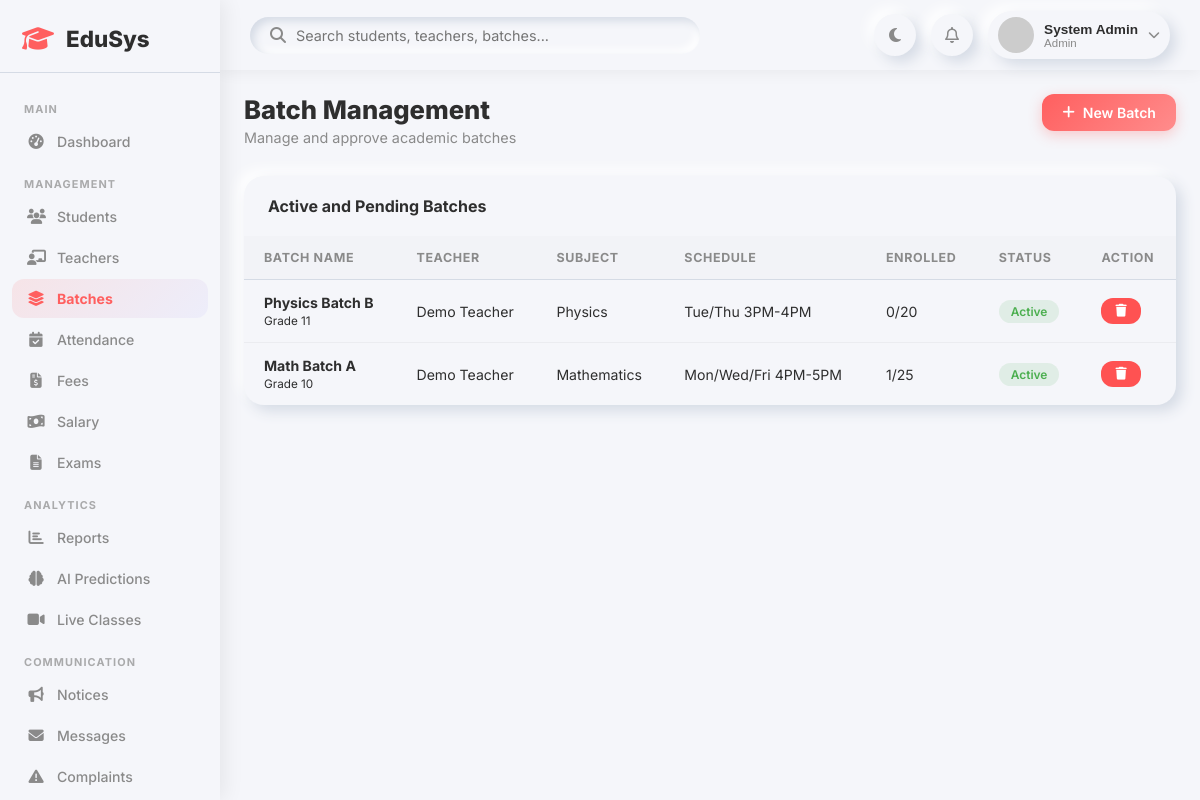
/admin/batches.php (signed in), run on the app's committed database.
### tables this page shows
CREATE TABLE IF NOT EXISTS batches (
    id INT AUTO_INCREMENT PRIMARY KEY,
    name VARCHAR(150) NOT NULL,
    teacher_id INT,
    subject_id INT,
    grade VARCHAR(20),
    schedule TEXT,
    max_students INT DEFAULT 30,
    status ENUM('active','inactive') DEFAULT 'active',
    created_at TIMESTAMP DEFAULT CURRENT_TIMESTAMP,
    FOREIGN KEY (teacher_id) REFERENCES teachers(id) ON DELETE SET NULL,
    FOREIGN KEY (subject_id) REFERENCES subjects(id) ON DELETE SET NULL
);

CREATE TABLE IF NOT EXISTS subjects (
    id INT AUTO_INCREMENT PRIMARY KEY,
    name VARCHAR(100) NOT NULL,
    code VARCHAR(20) UNIQUE,
    description TEXT,
    created_at TIMESTAMP DEFAULT CURRENT_TIMESTAMP
);

### admin/batches.php (the view, shortened to what this page needs)
<?php
require_once __DIR__ . '/../includes/auth.php';
$batches = $conn->query("
    SELECT b.*, u.name as teacher_name, sub.name as subject_name,
           (SELECT COUNT(*) FROM batch_students bs WHERE bs.batch_id=b.id) as enrolled
    FROM batches b
    LEFT JOIN teachers t ON b.teacher_id=t.id
    LEFT JOIN users u ON t.user_id=u.id
    LEFT JOIN subjects sub ON b.subject_id=sub.id
    ORDER BY CASE
        WHEN b.status = 'pending' OR b.status IS NULL OR b.status = '' THEN 0
        WHEN b.status = 'active' THEN 1
        ELSE 2
    END, b.id DESC
");
require_once '../includes/header.php';
?>
<div class="page-header">
    <div>
        <h1>Batch Management</h1>
        <p>Manage and approve academic batches</p>
    </div>
    <div class="page-actions">
        <button class="btn btn-primary" onclick="openModal('addBatchModal')"><i class="fa-solid fa-plus"></i> New Batch</button>
    </div>
</div>
<div class="table-card">
    <div class="table-header"><h3>Active and Pending Batches</h3></div>
    <div class="table-responsive">
        <table>
            <thead>
                <tr>
                    <th>Batch Name</th>
                    <th>Teacher</th>
                    <th>Subject</th>
                    <th>Schedule</th>
                    <th>Enrolled</th>
                    <th>Status</th>
                    <th>Action</th>
                </tr>
            </thead>
            <tbody>
                <?php if (!$batches || $batches->num_rows === 0): ?>
                <tr><td colspan="7" style="text-align:center;padding:30px;color:var(--text-secondary);">No batches found.</td></tr>
                <?php else: ?>
                <?php while ($b = $batches->fetch_assoc()):
                    $stat = trim($b['status']);
                    if ($stat === 'active') {
                        $badge = 'badge-success';
                        $stat_label = 'Active';
                    } elseif ($stat === 'rejected') {
                        $badge = 'badge-danger';
                        $stat_label = 'Rejected';
                    } else {
                        $badge = 'badge-warning';
                        $stat_label = 'Pending';
                    }
                ?>
                <tr>
                    <td><strong><?= htmlspecialchars($b['name']) ?></strong><br><small><?= htmlspecialchars($b['grade']) ?></small></td>
                    <td><?= htmlspecialchars($b['teacher_name'] ?? 'Unassigned') ?></td>
                    <td><?= htmlspecialchars($b['subject_name'] ?? '-') ?></td>
                    <td><?= htmlspecialchars($b['schedule'] ?: 'Not defined') ?></td>
                    <td><?= $b['enrolled'] ?>/<?= $b['max_students'] ?></td>
                    <td><span class="badge-pill <?= $badge ?>"><?= $stat_label ?></span></td>
                    <td>
                        <div style="display:flex;gap:5px;">
                            <form method="POST" onsubmit="return confirm('Delete batch?')" style="display:inline;">
                                <button class="btn btn-danger btn-sm" title="Delete"><i class="fa-solid fa-trash"></i></button>
                            </form>
                        </div>
                    </td>
                </tr>
                <?php endwhile; ?>
                <?php endif; ?>
            </tbody>
        </table>
    </div>
</div>
<?php require_once '../includes/footer.php'; ?>

### css/dashboard.css (style rules this page uses)
:root { --primary: #FF5F5F; --secondary: #6C63FF; --background: #F5F6FA; --text-primary: #2E2E2E; --text-secondary: #8A8A8A; --shadow-light: #ffffff; --shadow-dark: #d5dbe5; --neu: 6px 6px 14px var(--shadow-dark), -6px -6px 14px var(--shadow-light); --neu-sm: 4px 4px 8px var(--shadow-dark), -4px -4px 8px var(--shadow-light); --neu-in: inset 4px 4px 8px var(--shadow-dark), inset -4px -4px 8px var(--shadow-light); --success: #4CAF50; --danger: #FF5252; --warning: #FF9800; --info: #2196F3; --sidebar-width: 260px; }
* { margin: 0; padding: 0; box-sizing: border-box; }
body { font-family: 'Inter', sans-serif; background: var(--background); color: var(--text-primary); transition: background 0.3s, color 0.3s; }
.page-header { display: flex; justify-content: space-between; align-items: flex-start; margin-bottom: 30px; flex-wrap: wrap; gap: 15px; }
.page-header h1 { font-size: 1.6rem; font-weight: 800; }
.page-header p { color: var(--text-secondary); font-size: 0.9rem; margin-top: 4px; }
.page-actions { display: flex; gap: 12px; flex-wrap: wrap; }
.table-card { background: var(--background); border-radius: 20px; box-shadow: var(--neu); overflow: hidden; margin-bottom: 25px; }
.table-header { display: flex; justify-content: space-between; align-items: center; padding: 20px 24px; flex-wrap: wrap; gap: 10px; }
.table-header h3 { font-size: 1rem; font-weight: 700; }
.table-responsive { overflow-x: auto; }
table { width: 100%; border-collapse: collapse; }
th, td { padding: 14px 20px; text-align: left; }
th { font-size: 0.78rem; text-transform: uppercase; letter-spacing: 0.05em; color: var(--text-secondary); font-weight: 700; border-bottom: 1px solid var(--shadow-dark); background: rgba(0,0,0,0.01); }
td { font-size: 0.88rem; border-bottom: 1px solid rgba(0,0,0,0.04); }
tr:last-child td { border-bottom: none; }
.badge-pill { display: inline-block; padding: 4px 12px; border-radius: 20px; font-size: 0.75rem; font-weight: 600; }
.badge-success { background: rgba(76,175,80,0.12); color: var(--success); }
.btn { display: inline-flex; align-items: center; gap: 8px; padding: 10px 20px; border-radius: 12px; border: none; font-family: 'Inter', sans-serif; font-size: 0.88rem; font-weight: 600; cursor: pointer; transition: all 0.2s ease; text-decoration: none; }
.btn-primary { background: linear-gradient(135deg, var(--primary), #ff8c8c); color: white; box-shadow: 0 4px 14px rgba(255,95,95,0.3); }
.btn-sm { padding: 7px 14px; font-size: 0.8rem; }
.btn-danger { background: var(--danger); color: white; }

### css/responsive.css (style rules this page uses)
@media (max-width: 1200px) { :root { --sidebar-width: 220px; } }

### data on the page
batches: name "Physics Batch B", grade "Grade 11", teacher_name "Demo Teacher", subject.name "Physics", schedule "Tue/Thu 3PM-4PM", enrolled "0", max_students "20", status "Active"
batches: name "Math Batch A", grade "Grade 10", teacher_name "Demo Teacher", subject.name "Mathematics", schedule "Mon/Wed/Fri 4PM-5PM", enrolled "1", max_students "25", status "Active"

### other printed values
$name "System Admin"
$role "Admin"
